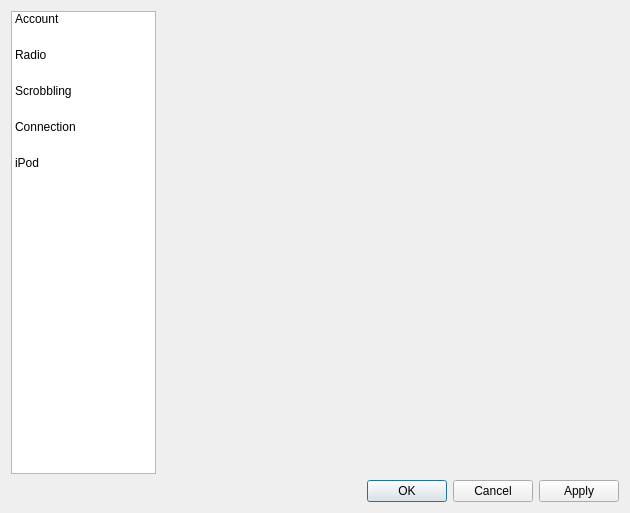
<ui version="4.0" >
 <class>SettingsDialog</class>
 <widget class="QDialog" name="SettingsDialog" >
  <property name="windowModality" >
   <enum>Qt::ApplicationModal</enum>
  </property>
  <property name="geometry" >
   <rect>
    <x>0</x>
    <y>0</y>
    <width>630</width>
    <height>513</height>
   </rect>
  </property>
  <property name="sizePolicy" >
   <sizepolicy vsizetype="Preferred" hsizetype="Preferred" >
    <horstretch>0</horstretch>
    <verstretch>0</verstretch>
   </sizepolicy>
  </property>
  <property name="minimumSize" >
   <size>
    <width>0</width>
    <height>0</height>
   </size>
  </property>
  <property name="windowTitle" >
   <string>Last.fm Settings</string>
  </property>
  <property name="modal" >
   <bool>true</bool>
  </property>
  <layout class="QVBoxLayout" >
   <item>
    <layout class="QHBoxLayout" >
     <item>
      <widget class="QListWidget" name="pageList" >
       <property name="sizePolicy" >
        <sizepolicy vsizetype="MinimumExpanding" hsizetype="Fixed" >
         <horstretch>0</horstretch>
         <verstretch>0</verstretch>
        </sizepolicy>
       </property>
       <property name="minimumSize" >
        <size>
         <width>145</width>
         <height>0</height>
        </size>
       </property>
       <property name="maximumSize" >
        <size>
         <width>145</width>
         <height>16777215</height>
        </size>
       </property>
       <property name="focusPolicy" >
        <enum>Qt::NoFocus</enum>
       </property>
       <property name="layoutDirection" >
        <enum>Qt::LeftToRight</enum>
       </property>
       <property name="horizontalScrollBarPolicy" >
        <enum>Qt::ScrollBarAlwaysOff</enum>
       </property>
       <property name="editTriggers" >
        <set>QAbstractItemView::NoEditTriggers</set>
       </property>
       <property name="selectionMode" >
        <enum>QAbstractItemView::SingleSelection</enum>
       </property>
       <property name="selectionBehavior" >
        <enum>QAbstractItemView::SelectRows</enum>
       </property>
       <property name="iconSize" >
        <size>
         <width>32</width>
         <height>32</height>
        </size>
       </property>
       <property name="movement" >
        <enum>QListView::Static</enum>
       </property>
       <property name="flow" >
        <enum>QListView::TopToBottom</enum>
       </property>
       <property name="isWrapping" stdset="0" >
        <bool>false</bool>
       </property>
       <property name="spacing" >
        <number>0</number>
       </property>
       <property name="gridSize" >
        <size>
         <width>120</width>
         <height>36</height>
        </size>
       </property>
       <property name="viewMode" >
        <enum>QListView::ListMode</enum>
       </property>
       <property name="uniformItemSizes" >
        <bool>true</bool>
       </property>
       <property name="currentRow" >
        <number>-1</number>
       </property>
       <item>
        <property name="text" >
         <string>Account</string>
        </property>
        <property name="icon" >
         <iconset>
          <normaloff>../data/icon.png</normaloff>../data/icon.png</iconset>
        </property>
       </item>
       <item>
        <property name="text" >
         <string>Radio</string>
        </property>
       </item>
       <item>
        <property name="text" >
         <string>Scrobbling</string>
        </property>
       </item>
       <item>
        <property name="text" >
         <string>Connection</string>
        </property>
        <property name="icon" >
         <iconset>
          <normaloff>../data/icon.png</normaloff>../data/icon.png</iconset>
        </property>
       </item>
       <item>
        <property name="text" >
         <string>iPod</string>
        </property>
       </item>
      </widget>
     </item>
     <item>
      <widget class="QStackedWidget" name="pageStack" >
       <property name="sizePolicy" >
        <sizepolicy vsizetype="Preferred" hsizetype="Preferred" >
         <horstretch>0</horstretch>
         <verstretch>0</verstretch>
        </sizepolicy>
       </property>
       <widget class="QWidget" name="page" >
        <property name="geometry" >
         <rect>
          <x>0</x>
          <y>0</y>
          <width>471</width>
          <height>468</height>
         </rect>
        </property>
       </widget>
      </widget>
     </item>
    </layout>
   </item>
   <item>
    <layout class="QHBoxLayout" >
     <item>
      <widget class="QDialogButtonBox" name="buttonBox" >
       <property name="standardButtons" >
        <set>QDialogButtonBox::Apply|QDialogButtonBox::Cancel|QDialogButtonBox::Ok</set>
       </property>
      </widget>
     </item>
    </layout>
   </item>
  </layout>
 </widget>
 <resources/>
 <connections/>
</ui>
